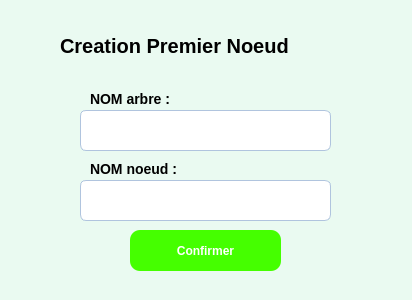
<?xml version="1.0" encoding="UTF-8"?>
<ui version="4.0">
 <class>Dialog</class>
 <widget class="QDialog" name="Dialog">
  <property name="geometry">
   <rect>
    <x>0</x>
    <y>0</y>
    <width>412</width>
    <height>300</height>
   </rect>
  </property>
  <property name="windowTitle">
   <string>Dialog</string>
  </property>
  <property name="styleSheet">
   <string notr="true">    background-color: #eafaf1; </string>
  </property>
  <widget class="QLabel" name="taille_arbre_label_2">
   <property name="geometry">
    <rect>
     <x>60</x>
     <y>20</y>
     <width>291</width>
     <height>51</height>
    </rect>
   </property>
   <property name="styleSheet">
    <string notr="true">QLabel {
	font-size: 20px;
	font-weight: bold;
	text-transform: uppercase;
	background-color: rgba(0,0,0,0);
	border: none;
}</string>
   </property>
   <property name="text">
    <string>Creation Premier Noeud</string>
   </property>
  </widget>
  <widget class="QPushButton" name="confirm">
   <property name="geometry">
    <rect>
     <x>130</x>
     <y>230</y>
     <width>151</width>
     <height>41</height>
    </rect>
   </property>
   <property name="styleSheet">
    <string notr="true">QPushButton {
    background-color: #45ff00;
    color: white;
    border: none;
    border-radius: 10px;
    padding: 10px 20px;
    font-size: 12px;
    font-weight: bold;
    text-transform: uppercase;
}

QPushButton:hover {
    background-color: #34c200; 
}

QPushButton:pressed {
    background-color: #2ea802;
    border: 2px solid #2c9e02; 
}
</string>
   </property>
   <property name="text">
    <string>Confirmer</string>
   </property>
  </widget>
  <widget class="QLabel" name="nom_noeu_creation">
   <property name="geometry">
    <rect>
     <x>80</x>
     <y>180</y>
     <width>251</width>
     <height>41</height>
    </rect>
   </property>
   <property name="styleSheet">
    <string notr="true">QLabel {
    color: black; /* Text color matching the poker table green for a cohesive look */
    background-color: white; /* Light background color for contrast */
    border: 1px solid #B0C4DE; /* Light gray-blue border */
    border-radius: 6px; /* Rounded corners for a modern look */
    padding: 4px 8px; /* Padding for spacing */
    font-size: 14px; /* Font size */
	text-align:center;
}</string>
   </property>
   <property name="text">
    <string/>
   </property>
  </widget>
  <widget class="QLabel" name="nom_noeud_creation_label">
   <property name="geometry">
    <rect>
     <x>90</x>
     <y>150</y>
     <width>243</width>
     <height>37</height>
    </rect>
   </property>
   <property name="styleSheet">
    <string notr="true">font-size: 14px;
font-weight: bold;
text-transform: uppercase;
background-color: rgba(0,0,0,0);
border: none;</string>
   </property>
   <property name="text">
    <string>NOM noeud : </string>
   </property>
  </widget>
  <widget class="QLabel" name="nom_arbre_creation">
   <property name="geometry">
    <rect>
     <x>80</x>
     <y>110</y>
     <width>251</width>
     <height>41</height>
    </rect>
   </property>
   <property name="styleSheet">
    <string notr="true">QLabel {
    color: black; /* Text color matching the poker table green for a cohesive look */
    background-color: white; /* Light background color for contrast */
    border: 1px solid #B0C4DE; /* Light gray-blue border */
    border-radius: 6px; /* Rounded corners for a modern look */
    padding: 4px 8px; /* Padding for spacing */
    font-size: 14px; /* Font size */
	text-align:center;
}</string>
   </property>
   <property name="text">
    <string/>
   </property>
  </widget>
  <widget class="QLabel" name="nom_arbre_creation_label">
   <property name="geometry">
    <rect>
     <x>90</x>
     <y>80</y>
     <width>243</width>
     <height>37</height>
    </rect>
   </property>
   <property name="styleSheet">
    <string notr="true">font-size: 14px;
font-weight: bold;
text-transform: uppercase;
background-color: rgba(0,0,0,0);
border: none;</string>
   </property>
   <property name="text">
    <string>NOM arbre : </string>
   </property>
  </widget>
 </widget>
 <resources/>
 <connections/>
</ui>
